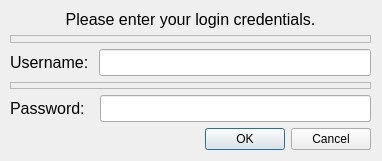
<?xml version="1.0" encoding="UTF-8"?>
<ui version="4.0">
 <class>LoginDialog</class>
 <widget class="QDialog" name="LoginDialog">
  <property name="geometry">
   <rect>
    <x>0</x>
    <y>0</y>
    <width>382</width>
    <height>161</height>
   </rect>
  </property>
  <property name="sizePolicy">
   <sizepolicy hsizetype="Fixed" vsizetype="Fixed">
    <horstretch>0</horstretch>
    <verstretch>0</verstretch>
   </sizepolicy>
  </property>
  <property name="minimumSize">
   <size>
    <width>382</width>
    <height>161</height>
   </size>
  </property>
  <property name="maximumSize">
   <size>
    <width>382</width>
    <height>161</height>
   </size>
  </property>
  <property name="windowTitle">
   <string>Dialog</string>
  </property>
  <widget class="QWidget" name="">
   <property name="geometry">
    <rect>
     <x>10</x>
     <y>10</y>
     <width>361</width>
     <height>140</height>
    </rect>
   </property>
   <layout class="QVBoxLayout" name="verticalLayout_3">
    <item>
     <layout class="QVBoxLayout" name="verticalLayout_2">
      <item>
       <layout class="QVBoxLayout" name="verticalLayout">
        <item>
         <widget class="QLabel" name="labelInfo">
          <property name="font">
           <font>
            <pointsize>12</pointsize>
           </font>
          </property>
          <property name="text">
           <string>Please enter your login credentials.</string>
          </property>
          <property name="scaledContents">
           <bool>false</bool>
          </property>
          <property name="alignment">
           <set>Qt::AlignCenter</set>
          </property>
         </widget>
        </item>
        <item>
         <widget class="QFrame" name="frameSpacer1">
          <property name="frameShape">
           <enum>QFrame::StyledPanel</enum>
          </property>
          <property name="frameShadow">
           <enum>QFrame::Raised</enum>
          </property>
         </widget>
        </item>
        <item>
         <layout class="QHBoxLayout" name="horizontalLayout">
          <item>
           <widget class="QLabel" name="labelUsername">
            <property name="font">
             <font>
              <pointsize>12</pointsize>
             </font>
            </property>
            <property name="text">
             <string>Username: </string>
            </property>
           </widget>
          </item>
          <item>
           <widget class="QLineEdit" name="inputUsername">
            <property name="font">
             <font>
              <pointsize>12</pointsize>
             </font>
            </property>
           </widget>
          </item>
         </layout>
        </item>
        <item>
         <widget class="QFrame" name="frameSpacer2">
          <property name="frameShape">
           <enum>QFrame::StyledPanel</enum>
          </property>
          <property name="frameShadow">
           <enum>QFrame::Raised</enum>
          </property>
         </widget>
        </item>
        <item>
         <layout class="QHBoxLayout" name="horizontalLayout_2">
          <item>
           <widget class="QLabel" name="labelPassword">
            <property name="font">
             <font>
              <pointsize>12</pointsize>
             </font>
            </property>
            <property name="text">
             <string>Password:  </string>
            </property>
           </widget>
          </item>
          <item>
           <widget class="QLineEdit" name="inputPassword">
            <property name="font">
             <font>
              <pointsize>12</pointsize>
             </font>
            </property>
           </widget>
          </item>
         </layout>
        </item>
       </layout>
      </item>
      <item>
       <layout class="QHBoxLayout" name="horizontalLayout_3"/>
      </item>
     </layout>
    </item>
    <item>
     <widget class="QDialogButtonBox" name="buttonBox">
      <property name="orientation">
       <enum>Qt::Horizontal</enum>
      </property>
      <property name="standardButtons">
       <set>QDialogButtonBox::Cancel|QDialogButtonBox::Ok</set>
      </property>
     </widget>
    </item>
   </layout>
  </widget>
 </widget>
 <resources/>
 <connections>
  <connection>
   <sender>buttonBox</sender>
   <signal>accepted()</signal>
   <receiver>LoginDialog</receiver>
   <slot>accept()</slot>
   <hints>
    <hint type="sourcelabel">
     <x>248</x>
     <y>254</y>
    </hint>
    <hint type="destinationlabel">
     <x>157</x>
     <y>274</y>
    </hint>
   </hints>
  </connection>
  <connection>
   <sender>buttonBox</sender>
   <signal>rejected()</signal>
   <receiver>LoginDialog</receiver>
   <slot>reject()</slot>
   <hints>
    <hint type="sourcelabel">
     <x>316</x>
     <y>260</y>
    </hint>
    <hint type="destinationlabel">
     <x>286</x>
     <y>274</y>
    </hint>
   </hints>
  </connection>
 </connections>
</ui>
